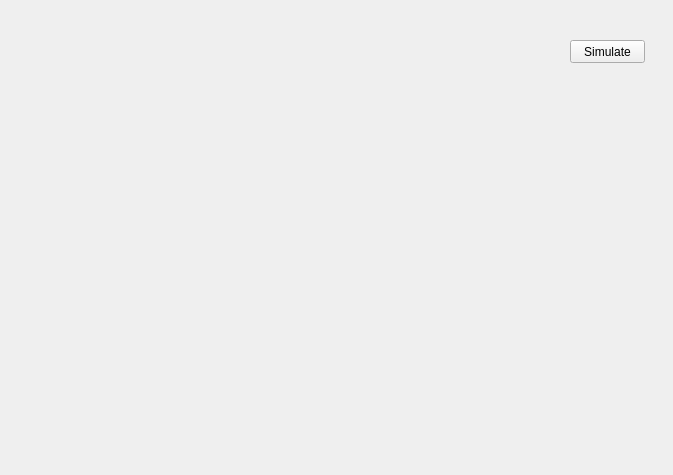
<?xml version="1.0" encoding="UTF-8"?>
<ui version="4.0">
 <class>SimulateMapWindow</class>
 <widget class="QWidget" name="SimulateMapWindow">
  <property name="geometry">
   <rect>
    <x>0</x>
    <y>0</y>
    <width>673</width>
    <height>475</height>
   </rect>
  </property>
  <property name="windowTitle">
   <string>Form</string>
  </property>
  <widget class="QPushButton" name="simulateButton">
   <property name="geometry">
    <rect>
     <x>570</x>
     <y>40</y>
     <width>75</width>
     <height>23</height>
    </rect>
   </property>
   <property name="text">
    <string>Simulate</string>
   </property>
  </widget>
 </widget>
 <resources/>
 <connections/>
</ui>
